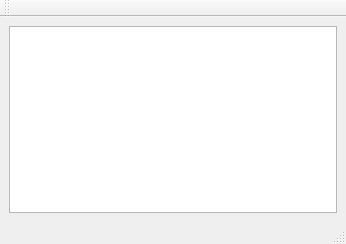
<?xml version="1.0" encoding="UTF-8"?>
<ui version="4.0">
 <class>ListThrottles</class>
 <widget class="QMainWindow" name="ListThrottles">
  <property name="geometry">
   <rect>
    <x>0</x>
    <y>0</y>
    <width>346</width>
    <height>244</height>
   </rect>
  </property>
  <property name="windowTitle">
   <string>Local Throttles</string>
  </property>
  <widget class="QWidget" name="centralwidget">
   <layout class="QFormLayout" name="formLayout">
    <property name="fieldGrowthPolicy">
     <enum>QFormLayout::AllNonFixedFieldsGrow</enum>
    </property>
    <item row="0" column="0" colspan="2">
     <widget class="QTableWidget" name="tableWidget">
      <property name="columnCount">
       <number>0</number>
      </property>
      <attribute name="horizontalHeaderVisible">
       <bool>false</bool>
      </attribute>
      <attribute name="horizontalHeaderStretchLastSection">
       <bool>true</bool>
      </attribute>
      <attribute name="verticalHeaderStretchLastSection">
       <bool>false</bool>
      </attribute>
     </widget>
    </item>
   </layout>
  </widget>
  <widget class="QMenuBar" name="menubar">
   <property name="geometry">
    <rect>
     <x>0</x>
     <y>0</y>
     <width>346</width>
     <height>25</height>
    </rect>
   </property>
  </widget>
  <widget class="QStatusBar" name="statusbar"/>
  <widget class="QToolBar" name="toolBar">
   <property name="windowTitle">
    <string>toolBar</string>
   </property>
   <attribute name="toolBarArea">
    <enum>TopToolBarArea</enum>
   </attribute>
   <attribute name="toolBarBreak">
    <bool>false</bool>
   </attribute>
  </widget>
 </widget>
 <resources/>
 <connections/>
</ui>
